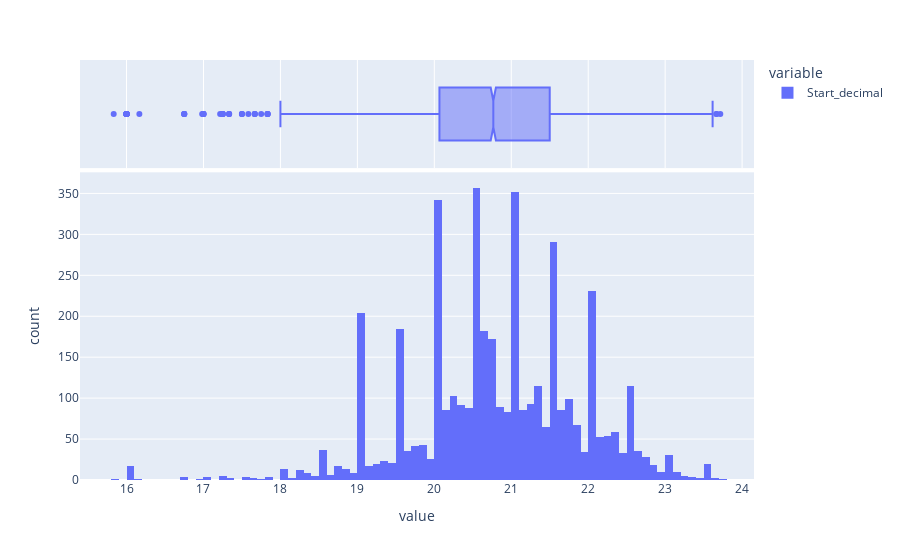

Notebook cell for this chart:
### Markdown cell above
### 5.1.1 Remove outliers

### Code cell
### Remove outliers & visualizing after removing them

# find IQR
iqr = np.percentile(df['Start_decimal'],75) - np.percentile(df['Start_decimal'],25) 

# define the limits
upper_limit = np.percentile(df['Start_decimal'],75) + 4*iqr
lower_limit = np.percentile(df['Start_decimal'],25) - 4*iqr

# remove outliers from the data
df_no_outliers = df[(df['Start_decimal']>lower_limit) & (df['Start_decimal']<upper_limit)]
df_no_outliers = df_no_outliers.reset_index(drop=True)

fig = px.histogram(df_no_outliers['Start_decimal'], marginal="box") 
fig.show()

### Figure 1 — Plotly figure (JSON) as saved in the notebook; plotly's stock layout.template omitted (floating-point values rounded to 4 significant figures; data arrays with more than 128 entries replaced by an {"elided": "..."} marker saying what was removed)
{"data": [{"alignmentgroup": "True", "bingroup": "x", "hovertemplate": "variable=Start_decimal<br>value=%{x}<br>count=%{y}<extra></extra>", "legendgroup": "Start_decimal", "marker": {"color": "#636efa", "pattern": {"shape": ""}}, "name": "Start_decimal", "offsetgroup": "Start_decimal", "orientation": "v", "showlegend": true, "type": "histogram", "x": {"elided": "4378 float values"}, "xaxis": "x", "yaxis": "y"}, {"alignmentgroup": "True", "hovertemplate": "variable=Start_decimal<br>value=%{x}<extra></extra>", "legendgroup": "Start_decimal", "marker": {"color": "#636efa"}, "name": "Start_decimal", "notched": true, "offsetgroup": "Start_decimal", "showlegend": false, "type": "box", "x": {"elided": "4378 float values"}, "xaxis": "x2", "yaxis": "y2"}], "layout": {"barmode": "relative", "legend": {"title": {"text": "variable"}, "tracegroupgap": 0}, "margin": {"t": 60}, "xaxis": {"anchor": "y", "domain": [0, 1], "title": {"text": "value"}}, "xaxis2": {"anchor": "y2", "domain": [0, 1], "matches": "x", "showgrid": true, "showticklabels": false}, "yaxis": {"anchor": "x", "domain": [0, 0.7326], "title": {"text": "count"}}, "yaxis2": {"anchor": "x2", "domain": [0.7426, 1], "matches": "y2", "showgrid": false, "showline": false, "showticklabels": false, "ticks": ""}}}
